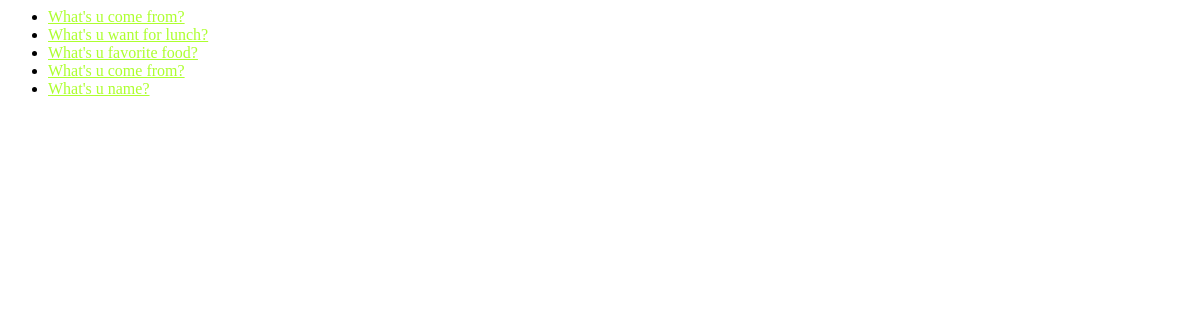
/pills/, run on an earlier commit of the app's database.
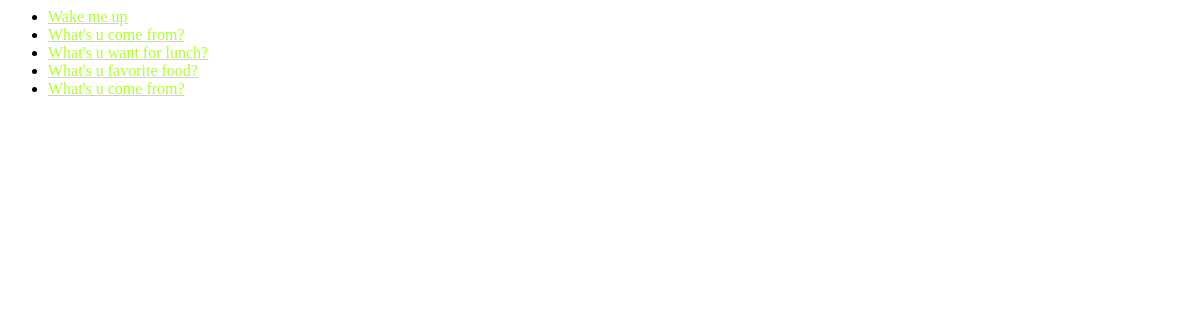
And on a later commit of the database.
### pills/models.py (models this page shows, shortened)
class Question(models.Model):
    question_text = models.CharField(max_length=200)
    pub_date = models.DateTimeField('date published')
    def was_published_recently(self):
        now = timezone.now()
        return now - datetime.timedelta(days=1) <= self.pub_date <= now
    was_published_recently.admin_order_field = 'pub_date'
    was_published_recently.short_description = 'Published recently'
    was_published_recently.boolean = True

### pills/views.py (the view)
class IndexView(generic.ListView):
    template_name = 'pills/index.html'
    context_object_name = 'latest_question_list'
    def get_queryset(self):
        return Question.objects.filter(
            pub_date__lte=timezone.now()
        ).order_by('-pub_date')[:5]

### pills/templates/pills/index.html
{% load static %}
<link rel="stylesheet" href="{% static 'pills/style.css' %}">
{% if latest_question_list %}
    <ul>
       {% for question in latest_question_list %}
            <li><a href="{% url 'pills:detail' question.id %}">{{question.question_text}}</a></li>
       {% endfor %}
    </ul>
{% else %}
    <p>
        No pills are available.
    </p>
{% endif %}

### pills/static/pills/style.css (style rules this page uses)
li a { color: greenyellow; }

What changed in the data, as far as the page shows it:
no longer on this page (row unchanged): Question: question_text "What's u name?"
added Question: question_text "Wake me up"
